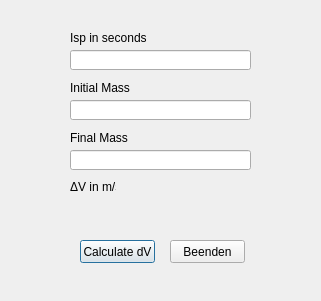
<?xml version="1.0" encoding="UTF-8"?>
<ui version="4.0">
 <class>dVCalculator</class>
 <widget class="QDialog" name="dVCalculator">
  <property name="geometry">
   <rect>
    <x>0</x>
    <y>0</y>
    <width>321</width>
    <height>301</height>
   </rect>
  </property>
  <property name="windowTitle">
   <string>ΔV Calculator</string>
  </property>
  <property name="windowIcon">
   <iconset>
    <normaloff>icon/Objects-Rocket-icon.ico</normaloff>icon/Objects-Rocket-icon.ico</iconset>
  </property>
  <property name="windowOpacity">
   <double>1.000000000000000</double>
  </property>
  <widget class="QPushButton" name="calculate_button">
   <property name="geometry">
    <rect>
     <x>80</x>
     <y>240</y>
     <width>75</width>
     <height>23</height>
    </rect>
   </property>
   <property name="text">
    <string>Calculate dV</string>
   </property>
  </widget>
  <widget class="QLineEdit" name="isp">
   <property name="geometry">
    <rect>
     <x>70</x>
     <y>50</y>
     <width>181</width>
     <height>20</height>
    </rect>
   </property>
  </widget>
  <widget class="QLineEdit" name="init_mass">
   <property name="geometry">
    <rect>
     <x>70</x>
     <y>100</y>
     <width>181</width>
     <height>20</height>
    </rect>
   </property>
  </widget>
  <widget class="QLabel" name="label">
   <property name="geometry">
    <rect>
     <x>70</x>
     <y>30</y>
     <width>81</width>
     <height>16</height>
    </rect>
   </property>
   <property name="text">
    <string>Isp in seconds</string>
   </property>
  </widget>
  <widget class="QLabel" name="label_2">
   <property name="geometry">
    <rect>
     <x>70</x>
     <y>80</y>
     <width>61</width>
     <height>16</height>
    </rect>
   </property>
   <property name="text">
    <string>Initial Mass</string>
   </property>
  </widget>
  <widget class="QLabel" name="label_3">
   <property name="geometry">
    <rect>
     <x>70</x>
     <y>130</y>
     <width>61</width>
     <height>16</height>
    </rect>
   </property>
   <property name="text">
    <string>Final Mass</string>
   </property>
  </widget>
  <widget class="QLineEdit" name="final_mass">
   <property name="geometry">
    <rect>
     <x>70</x>
     <y>150</y>
     <width>181</width>
     <height>20</height>
    </rect>
   </property>
  </widget>
  <widget class="QPushButton" name="exit_button">
   <property name="geometry">
    <rect>
     <x>170</x>
     <y>240</y>
     <width>75</width>
     <height>23</height>
    </rect>
   </property>
   <property name="text">
    <string>Beenden</string>
   </property>
  </widget>
  <widget class="QLabel" name="label_4">
   <property name="geometry">
    <rect>
     <x>70</x>
     <y>180</y>
     <width>46</width>
     <height>13</height>
    </rect>
   </property>
   <property name="text">
    <string>ΔV in m/s</string>
   </property>
  </widget>
  <widget class="QLabel" name="deltaVoutput">
   <property name="geometry">
    <rect>
     <x>70</x>
     <y>200</y>
     <width>181</width>
     <height>21</height>
    </rect>
   </property>
   <property name="baseSize">
    <size>
     <width>0</width>
     <height>0</height>
    </size>
   </property>
   <property name="acceptDrops">
    <bool>false</bool>
   </property>
   <property name="frameShadow">
    <enum>QFrame::Plain</enum>
   </property>
   <property name="lineWidth">
    <number>1</number>
   </property>
   <property name="text">
    <string/>
   </property>
  </widget>
 </widget>
 <tabstops>
  <tabstop>isp</tabstop>
  <tabstop>init_mass</tabstop>
  <tabstop>final_mass</tabstop>
  <tabstop>calculate_button</tabstop>
 </tabstops>
 <resources/>
 <connections/>
</ui>
